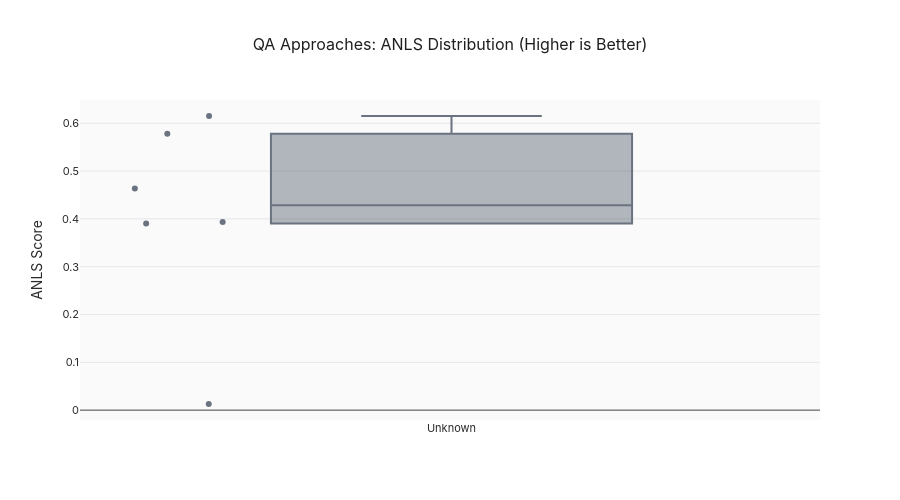

Notebook code cell kept with this figure:
### Code cell
# Visualization: Box plot by approach
if len(stats_df) > 0:
    fig = go.Figure()
    
    approach_colors = {
        'ocr_pipeline': AZURE['primary'],
        'vlm_pipeline': OPENAI['primary'],
        'direct_vqa': CLAUDE['primary'],
        'preextracted': '#6B7280'
    }
    
    for approach in stats_df['Approach'].unique():
        app_data = stats_df[stats_df['Approach'] == approach]
        color = approach_colors.get(approach, '#6B7280')
        
        fig.add_trace(go.Box(
            y=app_data['ANLS'],
            name=approach.replace('_', ' ').title(),
            marker_color=color,
            boxpoints='all',
            jitter=0.3
        ))
    
    fig.update_layout(
        title='QA Approaches: ANLS Distribution (Higher is Better)',
        yaxis_title='ANLS Score',
        height=500,
        showlegend=False
    )
    fig.show()

### Figure 1 — Plotly figure (JSON) as saved in the notebook; plotly's stock layout.template omitted (floating-point values rounded to 4 significant figures)
{"data": [{"boxpoints": "all", "jitter": 0.3, "marker": {"color": "#6B7280"}, "name": "Unknown", "type": "box", "y": [0.6151, 0.01285, 0.5781, 0.3905, 0.4637, 0.3936]}], "layout": {"height": 500, "showlegend": false, "title": {"text": "QA Approaches: ANLS Distribution (Higher is Better)"}, "yaxis": {"title": {"text": "ANLS Score"}}}}
